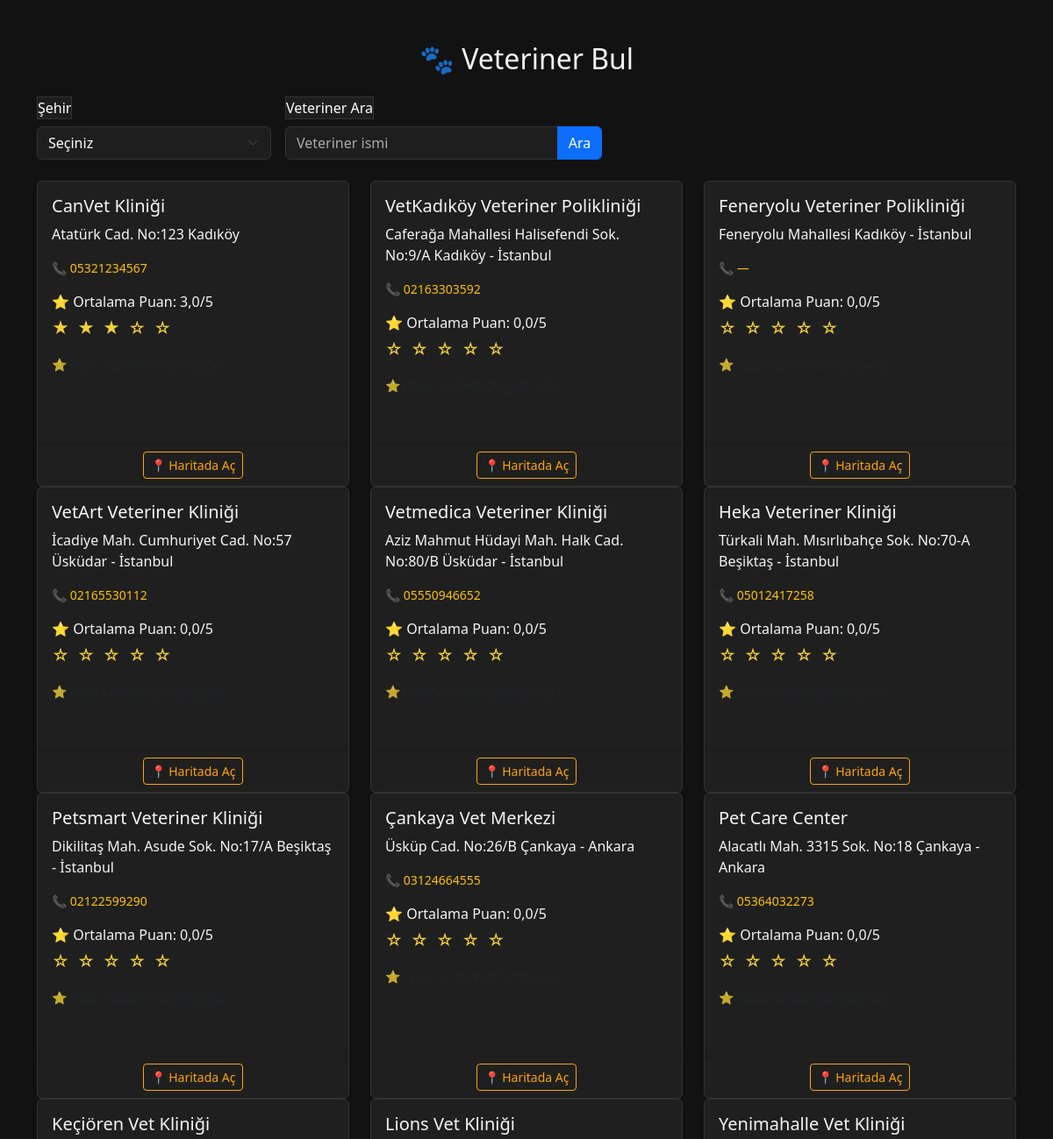
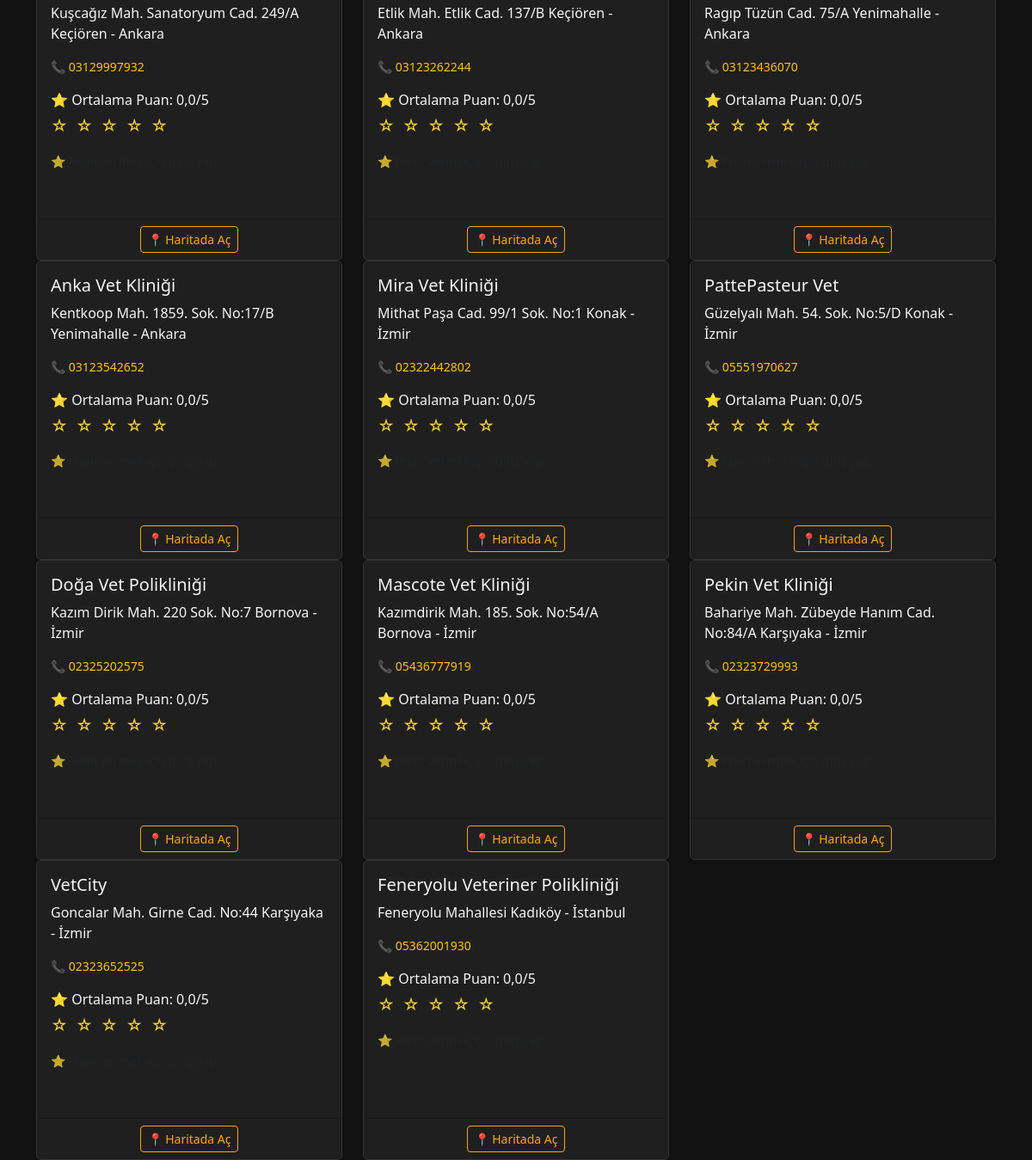
The page /find-vet/ on the database its author committed (2 pictures, top to bottom).
### web/models.py (models this page shows, shortened)
class Vet(models.Model):
    name = models.CharField(max_length=100)
    address = models.TextField()
    phone = models.CharField(max_length=20)
    city = models.ForeignKey(City, on_delete=models.CASCADE)
    district = models.ForeignKey(District, on_delete=models.CASCADE)
    def average_rating(self):
        avg = self.ratings.aggregate(Avg('score'))['score__avg']
        return float(avg) if avg else 0.0

### web/views.py (the view)
# urls.py: path('find-vet/', views.find_vet, name='find-vet'),
def find_vet(request):
    selected_city_id = request.GET.get('city')
    selected_district_id = request.GET.get('district')
    search_query = request.GET.get('search', '')
    cities = City.objects.all()
    districts = District.objects.filter(city_id=selected_city_id) if selected_city_id else District.objects.none()
    vets = Vet.objects.all()
    if selected_city_id:
        vets = vets.filter(city_id=selected_city_id)
    if selected_district_id:
        vets = vets.filter(district_id=selected_district_id)
    if search_query:
        vets = vets.filter(name__icontains=search_query)
    for vet in vets:
        avg = vet.average_rating()
        vet.filled_stars = int(round(avg))
    return render(request, 'web/find_vet.html', {
        'cities': cities,
        'districts': districts,
        'vets': vets,
        'selected_city': selected_city_id,
        'selected_district': selected_district_id,
        'search_query': search_query,
    })

### web/templates/web/find_vet.html (shortened to what this page needs)
<link
  href="https://cdn.jsdelivr.net/npm/bootstrap@5.3.0/dist/css/bootstrap.min.css"
  rel="stylesheet"
/>
<div class="container mt-5">
  <h2 class="mb-4 text-center">🐾 Veteriner Bul</h2>
  <form method="get" class="row g-3 mb-4 align-items-end">
    <div class="col-md-3">
      <label class="form-label">Şehir</label>
      <select name="city" class="form-select" onchange="this.form.submit()">
        <option value="">Seçiniz</option>
      </select>
    </div>
    <div class="col-md-4">
      <label class="form-label">Veteriner Ara</label>
      <div class="input-group">
        <input type="text" name="search" class="form-control" placeholder="Veteriner ismi" value="{{ search_query }}">
        <button type="submit" class="btn btn-primary">Ara</button>
      </div>
    </div>
  </form>
  <div class="row">
    {% for vet in vets %}
    <div class="col-md-4">
      <div class="card mb-4 shadow-sm h-100">
        <div class="card-body">
          <h5 class="card-title">{{ vet.name }}</h5>
          <p class="card-text">{{ vet.address }}</p>
          <p class="card-text" style="color: #ffc107;">
          <small>📞 {{ vet.phone }}</small>
        </p>
          {% with vet.average_rating as avg_score %}
            <p class="card-text mb-1">⭐ Ortalama Puan: {{ avg_score|floatformat:1 }}/5</p>
            <p class="card-text text-warning" style="font-size: 1.2rem; letter-spacing: 2px;">
              {% for i in "12345" %}
                {% if forloop.counter <= vet.filled_stars %}
                  ★
                {% else %}
                  ☆
                {% endif %}
              {% endfor %}
            </p>
          {% endwith %}
          {% if user.is_authenticated %}
          <form action="{% url 'rate_vet' vet.id %}" method="post">
            {% csrf_token %}
            <div class="input-group input-group-sm">
              <select name="score" class="form-select">
                {% for i in "12345" %}
                  <option value="{{ i }}">{{ i }} yıldız</option>
                {% endfor %}
              </select>
              <button type="submit" class="btn btn-outline-success">Oyla</button>
            </div>
          </form>
          {% else %}
          <p class="text-muted"><small>⭐ Puan vermek için giriş yap.</small></p>
          {% endif %}
        </div>
        <div class="card-footer bg-transparent text-center">
          <button onclick="window.open('https://www.google.com/maps/search/{{ vet.address|urlencode }}', '_blank')" class="btn btn-sm btn-outline-primary">📍 Haritada Aç</button>
        </div>
      </div>
    </div>
    {% empty %}
    <div class="col-12">
      <p class="text-muted">Veteriner bulunamadı.</p>
    </div>
    {% endfor %}
  </div>
</div>

### web/templates/web/find_vet.html (style rules this page uses)
.form-label, .form-control, .form-select { background-color: #1e1e1e; color: #fff; border: 1px solid #333; }
.form-control::placeholder { color: #aaa; }
.card { background-color: #1f1f1f; border: 1px solid #333; color: #f5f5f5; transition: transform 0.2s ease; }
.btn-outline-success, .btn-outline-primary { border-color: #ffa500; color: #ffa500; }
.text-warning { color: #f7d038 !important; }

### rows shown on the page
Vet: name "CanVet Kliniği", address "Atatürk Cad. No:123 Kadıköy", phone "05321234567", average_rating "3,0"
Vet: name "VetKadıköy Veteriner Polikliniği", address "Caferağa Mahallesi Halisefendi Sok. No:9/A Kadıköy - İstanbul", phone "02163303592", average_rating "0,0"
Vet: name "Feneryolu Veteriner Polikliniği", address "Feneryolu Mahallesi Kadıköy - İstanbul", phone "—", average_rating "0,0"
Vet: name "VetArt Veteriner Kliniği", address "İcadiye Mah. Cumhuriyet Cad. No:57 Üsküdar - İstanbul", phone "02165530112", average_rating "0,0"
Vet: name "Vetmedica Veteriner Kliniği", address "Aziz Mahmut Hüdayi Mah. Halk Cad. No:80/B Üsküdar - İstanbul", phone "05550946652", average_rating "0,0"
Vet: name "Heka Veteriner Kliniği", address "Türkali Mah. Mısırlıbahçe Sok. No:70-A Beşiktaş - İstanbul", phone "05012417258", average_rating "0,0"
Vet: name "Petsmart Veteriner Kliniği", address "Dikilitaş Mah. Asude Sok. No:17/A Beşiktaş - İstanbul", phone "02122599290", average_rating "0,0"
Vet: name "Çankaya Vet Merkezi", address "Üsküp Cad. No:26/B Çankaya - Ankara", phone "03124664555", average_rating "0,0"
Vet: name "Pet Care Center", address "Alacatlı Mah. 3315 Sok. No:18 Çankaya - Ankara", phone "05364032273", average_rating "0,0"
Vet: name "Keçiören Vet Kliniği", address "Kuşcağız Mah. Sanatoryum Cad. 249/A Keçiören - Ankara", phone "03129997932", average_rating "0,0"
Vet: name "Lions Vet Kliniği", address "Etlik Mah. Etlik Cad. 137/B Keçiören - Ankara", phone "03123262244", average_rating "0,0"
Vet: name "Yenimahalle Vet Kliniği", address "Ragıp Tüzün Cad. 75/A Yenimahalle - Ankara", phone "03123436070", average_rating "0,0"
Vet: name "Anka Vet Kliniği", address "Kentkoop Mah. 1859. Sok. No:17/B Yenimahalle - Ankara", phone "03123542652", average_rating "0,0"
Vet: name "Mira Vet Kliniği", address "Mithat Paşa Cad. 99/1 Sok. No:1 Konak - İzmir", phone "02322442802", average_rating "0,0"
Vet: name "PattePasteur Vet", address "Güzelyalı Mah. 54. Sok. No:5/D Konak - İzmir", phone "05551970627", average_rating "0,0"
Vet: name "Doğa Vet Polikliniği", address "Kazım Dirik Mah. 220 Sok. No:7 Bornova - İzmir", phone "02325202575", average_rating "0,0"
Vet: name "Mascote Vet Kliniği", address "Kazımdirik Mah. 185. Sok. No:54/A Bornova - İzmir", phone "05436777919", average_rating "0,0"
Vet: name "Pekin Vet Kliniği", address "Bahariye Mah. Zübeyde Hanım Cad. No:84/A Karşıyaka - İzmir", phone "02323729993", average_rating "0,0"
Vet: name "VetCity", address "Goncalar Mah. Girne Cad. No:44 Karşıyaka - İzmir", phone "02323652525", average_rating "0,0"
Vet: name "Feneryolu Veteriner Polikliniği", address "Feneryolu Mahallesi Kadıköy - İstanbul", phone "05362001930", average_rating "0,0"
